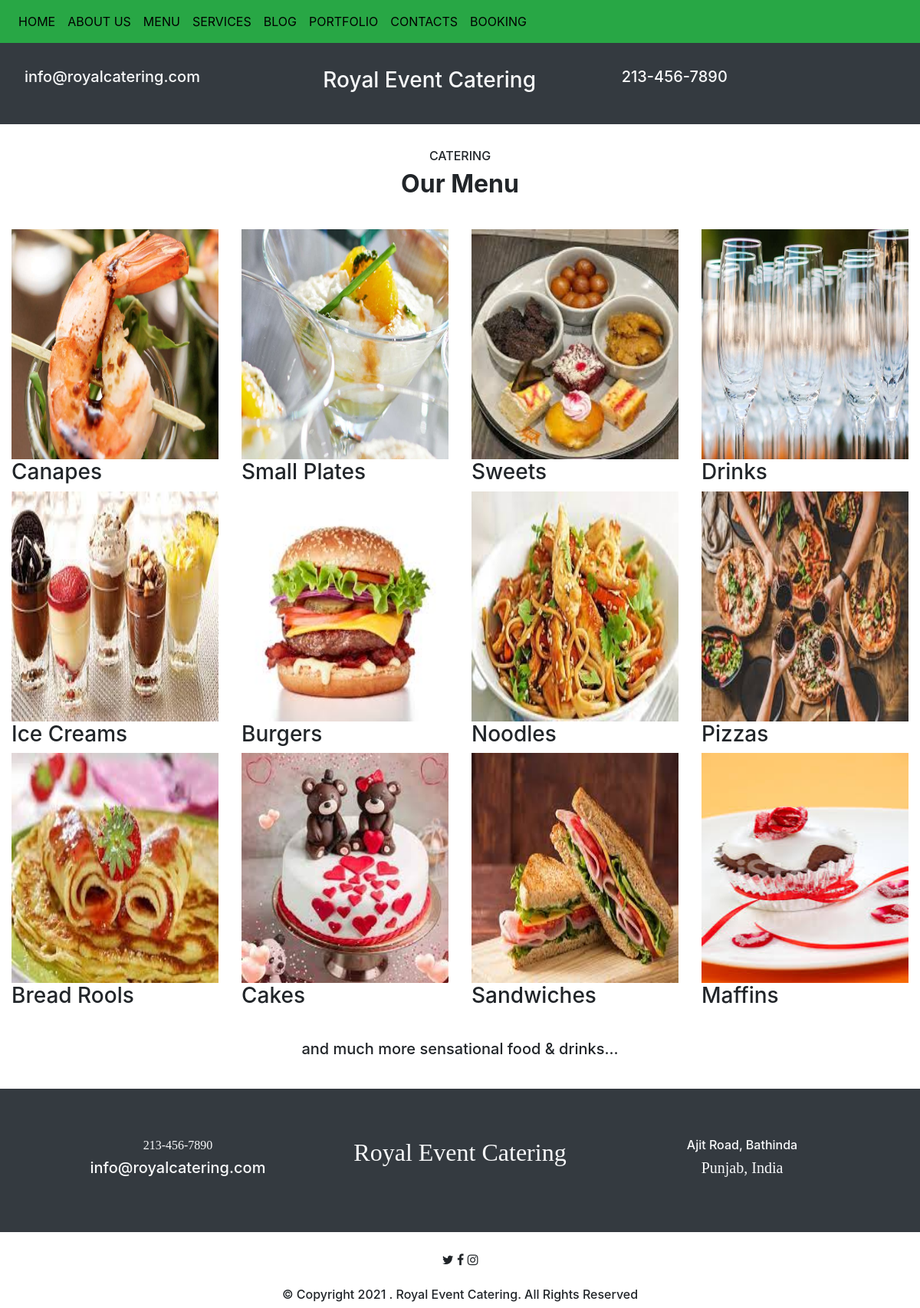
The app's page /menu/ with its own data.
### app1/models.py (models this page shows, shortened)
class menu(models.Model):
	name=models.CharField(max_length=100)
	pic=models.ImageField(upload_to='menu/')
	class Meta:
		db_table="menu"

### app1/views.py (the view)
# urls.py: path('menu/',views.menuview.as_view()),
class menuview(ListView):
	template_name="menu.html"
	def get_queryset(self):
		return menu.objects.all()

### app1/templates/menu.html
{% extends 'base.html' %}
{% load staticfiles %}
{% block content %}
<div class="row text-center p-3">
<div class="col-md-12 p-3">
<h6>CATERING</h6>
<h2><b>Our Menu</b></h2>
</div>
</div>
<div class="row">
{% for pro in object_list %}
<div class="col-md-3">
<img src="/media/{{ pro.pic }}" height="300" width="100%" />
<h3>{{ pro.name }}</h3>
</div>
{%endfor %}
</div>
<div class="row text-center p-3">
<div class="col-md-12 p-3">
<h5>and much more sensational food & drinks...</h5>
</div>
</div>
{% endblock %}

### app1/templates/base.html (shortened to what this page needs)
{% load staticfiles %}
<html>
<head>
<link href="{% static 'bootstrap/css/bootstrap.min.css' %}"
type="text/css" rel="stylesheet" />
<link href="{% static 'bootstrap/css/bootstrap-grid.min.css' %}"
type="text/css" rel="stylesheet" />
<link href="{% static 'bootstrap/css/bootstrap-reboot.min.css' %}"
type="text/css" rel="stylesheet" />
<link href="{% static 'style.css' %}" type="text/css" rel="stylesheet" />
<link rel="stylesheet" href="https://cdnjs.cloudflare.com/ajax/libs/font-awesome/4.7.0/css/font-awesome.min.css">
</head>
<body>
<div class="container-fluid">
<div class="row bg-success" id="nav">
<nav class="navbar navbar-expand-md navbar-light">
<ul class="navbar-nav">
<li class="nav-item"><a class="nav-link" href="/home/">HOME</a><li>
<li class="nav-item"><a class="nav-link" href="/aboutus/">ABOUT US</a><li>
<li class="nav-item"><a class="nav-link" href="/menu/">MENU</a><li>
<li class="nav-item"><a class="nav-link" href="/services/">SERVICES</a><li>
<li class="nav-item"><a class="nav-link" href="/blog/">BLOG</a><li>
<li class="nav-item"><a class="nav-link" href="/portfolio/">PORTFOLIO</a><li>
<li class="nav-item"><a class="nav-link" href="/contacts/">CONTACTS</a><li>
<li class="nav-item"><a class="nav-link" href="/booking/">BOOKING</a><li>
</ul>
</nav>
</div>
<div class="row p-3 bg-dark text-light" id="header">
<div class="col-md-4 p-3">
<h5>info@royalcatering.com</h5>
</div>
<div class="col-md-4 p-3">
<h3>Royal Event Catering</h3>
</div>
<div class="col-md-4 p-3">
<h5>213-456-7890</h5>
</div>
</div>
{% block content %}
{% endblock %}
<div class="row text-center p-5 bg-dark text-light">
<div class="col-md-4 p-3">
<h6 style="font-family:verdana;">213-456-7890</h6>
<h5>info@royalcatering.com</h5>
</div>
<div class="col-md-4 p-3">
<h2 style="font-family:verdana;">Royal Event Catering</h2>
</div>
<div class="col-md-4 p-3">
<h6>Ajit Road, Bathinda</h6>
<h5 style="font-family:verdana;">Punjab, India</h5>
</div>
</div>
<div class="row text-center p-4" id="icons">
<div class="col-md-12">
<i class="fa fa-twitter"></i>
<i class="fa fa-facebook"></i>
<i class="fa fa-instagram"></i>
</div>
</div>
<div class="row text-center">
<div class="col-md-12">
<h6> &copy; Copyright 2021 . Royal Event Catering. All Rights Reserved</h6>
</div>
</div>
</div>
</body>
</html>

### static/style.css (style rules this page uses)
#nav a { color:black; }
#nav { background:green; }

### records on screen
menu: pic (picture), name "Canapes"
menu: pic (picture), name "Small Plates"
menu: pic (picture), name "Sweets"
menu: pic (picture), name "Drinks"
menu: pic (picture), name "Ice Creams"
menu: pic (picture), name "Burgers"
menu: pic (picture), name "Noodles"
menu: pic (picture), name "Pizzas"
menu: pic (picture), name "Bread Rools"
menu: pic (picture), name "Cakes"
menu: pic (picture), name "Sandwiches"
menu: pic (picture), name "Maffins"
